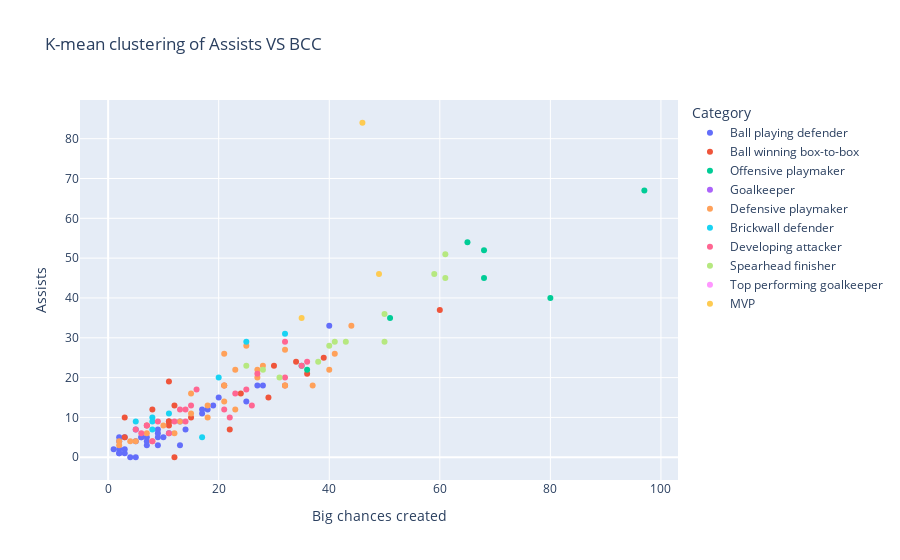

Write notebook code for a chart like this one.
### Code cell
fig = px.scatter(df,x='Big chances created',y='Assists',color='Category',hover_name='Name', title="K-mean clustering of Assists VS BCC")
fig.update_traces(textposition='bottom left')
fig.show()

### Figure 1 — Plotly figure (JSON) as saved in the notebook; plotly's stock layout.template omitted (floating-point values rounded to 4 significant figures)
{"data": [{"hovertemplate": "<b>%{hovertext}</b><br><br>Category=Ball playing defender<br>Big chances created=%{x}<br>Assists=%{y}<extra></extra>", "hovertext": ["Héctor Bellerín", "Calum Chambers", "Neil Taylor", "Ahmed El Mohamady", "Lewis Dunk", "Matthew Lowton", "James Tarkowski", "Ben Mee", "Erik Pieters", "Marcos Alonso", "Kurt Zouma", "Joel Ward", "Patrick van Aanholt", "Mamadou Sakho", "Martin Kelly", "Michael Keane", "Wes Morgan", "Christian Fuchs", "Virgil van Dijk", "Andrew Robertson", "Nathan Aké", "John Stones", "Nicolás Otamendi", "Phil Jones", "Harry Maguire", "Chris Smalling", "Luke Shaw", "Ciaran Clark", "Paul Dummett", "Jamaal Lascelles", "Federico Fernández", "DeAndre Yedlin", "Toby Alderweireld", "Ben Davies", "Kieran Gibbs", "Aaron Cresswell", "Angelo Ogbonna"], "legendgroup": "Ball playing defender", "marker": {"color": "#636efa", "symbol": "circle"}, "mode": "markers", "name": "Ball playing defender", "orientation": "v", "showlegend": true, "textposition": "bottom left", "type": "scatter", "x": [28, 9, 6, 19, 3, 18, 7, 7, 17, 17, 2, 9, 25, 2, 2, 7, 1, 11, 13, 40, 9, 5, 3, 11, 9, 3, 14, 10, 4, 2, 5, 6, 5, 20, 13, 27, 2], "xaxis": "x", "y": [18, 3, 5, 13, 5, 12, 3, 4, 11, 12, 4, 5, 14, 2, 5, 5, 2, 9, 3, 33, 6, 0, 1, 6, 7, 2, 7, 5, 0, 1, 7, 5, 4, 15, 9, 18, 1], "yaxis": "y"}, {"hovertemplate": "<b>%{hovertext}</b><br><br>Category=Ball winning box-to-box<br>Big chances created=%{x}<br>Assists=%{y}<extra></extra>", "hovertext": ["David Luiz", "Granit Xhaka", "Jack Cork", "Ashley Westwood", "N'Golo Kanté", "Cheikhou Kouyaté", "James McArthur", "James McCarthy", "Séamus Coleman", "Fabian Delph", "Marc Albrighton", "Wilfred Ndidi", "Fernandinho", "Nemanja Matic", "Jonjo Shelvey", "Ryan Bertrand", "Oriol Romeu", "Eric Dier", "Moussa Sissoko", "Jake Livermore", "Jack Wilshere"], "legendgroup": "Ball winning box-to-box", "marker": {"color": "#EF553B", "symbol": "circle"}, "mode": "markers", "name": "Ball winning box-to-box", "orientation": "v", "showlegend": true, "textposition": "bottom left", "type": "scatter", "x": [22, 12, 11, 39, 15, 3, 21, 8, 36, 7, 60, 3, 24, 11, 30, 29, 12, 11, 34, 11, 32], "xaxis": "x", "y": [7, 13, 9, 25, 10, 10, 18, 12, 21, 8, 37, 5, 16, 19, 23, 15, 0, 8, 24, 9, 18], "yaxis": "y"}, {"hovertemplate": "<b>%{hovertext}</b><br><br>Category=Offensive playmaker<br>Big chances created=%{x}<br>Assists=%{y}<extra></extra>", "hovertext": ["Mesut Özil", "Willian", "Gylfi Sigurdsson", "Kevin De Bruyne", "Riyad Mahrez", "Juan Mata", "James Ward-Prowse", "Robert Snodgrass"], "legendgroup": "Offensive playmaker", "marker": {"color": "#00cc96", "symbol": "circle"}, "mode": "markers", "name": "Offensive playmaker", "orientation": "v", "showlegend": true, "textposition": "bottom left", "type": "scatter", "x": [65, 51, 68, 97, 80, 68, 36, 35], "xaxis": "x", "y": [54, 35, 45, 67, 40, 52, 22, 23], "yaxis": "y"}, {"hovertemplate": "<b>%{hovertext}</b><br><br>Category=Goalkeeper<br>Big chances created=%{x}<br>Assists=%{y}<extra></extra>", "hovertext": ["Tom Heaton", "Mat Ryan", "Jordan Pickford", "Adrián", "Ederson", "Scott Carson", "Fraser Forster", "John Ruddy"], "legendgroup": "Goalkeeper", "marker": {"color": "#ab63fa", "symbol": "circle"}, "mode": "markers", "name": "Goalkeeper", "orientation": "v", "showlegend": true, "textposition": "bottom left", "type": "scatter", "x": [null, null, null, null, null, null, null, null], "xaxis": "x", "y": [0, 0, 0, 0, 1, 2, 0, 0], "yaxis": "y"}, {"hovertemplate": "<b>%{hovertext}</b><br><br>Category=Defensive playmaker<br>Big chances created=%{x}<br>Assists=%{y}<extra></extra>", "hovertext": ["Adam Lallana", "Robbie Brady", "Ross Barkley", "Luka Milivojevic", "Andros Townsend", "Jeffrey Schlupp", "Tom Davies", "Abdoulaye Doucouré", "Demarai Gray", "Georginio Wijnaldum", "Alex Oxlade-Chamberlain", "Xherdan Shaqiri", "Ilkay Gündogan", "Bernardo Silva", "Paul Pogba", "Jesse Lingard", "Matt Ritchie", "Jeff Hendrick", "Ryan Fraser", "Jack Rodwell", "Nathan Redmond", "Erik Lamela", "Dele Alli", "Pierre-Emile Højbjerg", "Matt Phillips", "Manuel Lanzini", "Declan Rice", "Michail Antonio"], "legendgroup": "Defensive playmaker", "marker": {"color": "#FFA15A", "symbol": "circle"}, "mode": "markers", "name": "Defensive playmaker", "orientation": "v", "showlegend": true, "textposition": "bottom left", "type": "scatter", "x": [25, 23, 32, 8, 40, 10, 5, 15, 13, 15, 27, 32, 12, 21, 21, 18, 27, 7, 41, 2, 37, 28, 44, 4, 23, 18, 2, 21], "xaxis": "x", "y": [28, 12, 27, 4, 22, 8, 4, 11, 9, 16, 22, 18, 6, 18, 26, 10, 20, 6, 26, 4, 18, 23, 33, 4, 22, 13, 3, 14], "yaxis": "y"}, {"hovertemplate": "<b>%{hovertext}</b><br><br>Category=Brickwall defender<br>Big chances created=%{x}<br>Assists=%{y}<extra></extra>", "hovertext": ["Phil Bardsley", "César Azpilicueta", "James Tomkins", "Scott Dann", "Gary Cahill", "Jonny Evans", "Kyle Walker", "Phil Jagielka", "Branislav Ivanovic"], "legendgroup": "Brickwall defender", "marker": {"color": "#19d3f3", "symbol": "circle"}, "mode": "markers", "name": "Brickwall defender", "orientation": "v", "showlegend": true, "textposition": "bottom left", "type": "scatter", "x": [17, 32, 8, 11, 8, 5, 25, 8, 20], "xaxis": "x", "y": [5, 31, 7, 11, 10, 9, 29, 9, 20], "yaxis": "y"}, {"hovertemplate": "<b>%{hovertext}</b><br><br>Category=Developing attacker<br>Big chances created=%{x}<br>Assists=%{y}<extra></extra>", "hovertext": ["Chris Wood", "Ashley Barnes", "Jay Rodriguez", "Jordan Ayew", "Wilfried Zaha", "Connor Wickham", "Yannick Bolasie", "Richarlison", "Dominic Calvert-Lewin", "Alex Iwobi", "Kelechi Iheanacho", "Ayoze Pérez", "Gabriel Jesus", "Anthony Martial", "Marcus Rashford", "Dwight Gayle", "Callum Wilson", "Danny Ings", "Son Heung-Min", "Gareth Bale", "Charlie Austin", "Adama Traoré"], "legendgroup": "Developing attacker", "marker": {"color": "#FF6692", "symbol": "circle"}, "mode": "markers", "name": "Developing attacker", "orientation": "v", "showlegend": true, "textposition": "bottom left", "type": "scatter", "x": [8, 11, 14, 12, 36, 5, 25, 22, 9, 23, 15, 26, 16, 35, 27, 6, 21, 14, 32, 32, 7, 13], "xaxis": "x", "y": [4, 6, 12, 9, 24, 7, 17, 10, 9, 16, 13, 13, 17, 23, 21, 6, 12, 9, 29, 20, 8, 12], "yaxis": "y"}, {"hovertemplate": "<b>%{hovertext}</b><br><br>Category=Spearhead finisher<br>Big chances created=%{x}<br>Assists=%{y}<extra></extra>", "hovertext": ["Olivier Giroud", "Christian Benteke", "Theo Walcott", "Jamie Vardy", "Roberto Firmino", "Sadio Mané", "Mohamed Salah", "Raheem Sterling", "Sergio Agüero", "Andy Carroll", "Shane Long", "Harry Kane"], "legendgroup": "Spearhead finisher", "marker": {"color": "#B6E880", "symbol": "circle"}, "mode": "markers", "name": "Spearhead finisher", "orientation": "v", "showlegend": true, "textposition": "bottom left", "type": "scatter", "x": [40, 31, 61, 50, 50, 43, 41, 61, 59, 28, 25, 38], "xaxis": "x", "y": [28, 20, 51, 29, 36, 29, 29, 45, 46, 22, 23, 24], "yaxis": "y"}, {"hovertemplate": "<b>%{hovertext}</b><br><br>Category=Top performing goalkeeper<br>Big chances created=%{x}<br>Assists=%{y}<extra></extra>", "hovertext": ["Wayne Hennessey", "Kasper Schmeichel", "David de Gea", "Hugo Lloris", "Joe Hart", "Lukasz Fabianski"], "legendgroup": "Top performing goalkeeper", "marker": {"color": "#FF97FF", "symbol": "circle"}, "mode": "markers", "name": "Top performing goalkeeper", "orientation": "v", "showlegend": true, "textposition": "bottom left", "type": "scatter", "x": [null, null, null, null, null, null], "xaxis": "x", "y": [1, 0, 0, 0, 1, 2], "yaxis": "y"}, {"hovertemplate": "<b>%{hovertext}</b><br><br>Category=MVP<br>Big chances created=%{x}<br>Assists=%{y}<extra></extra>", "hovertext": ["James Milner", "Jordan Henderson", "Mark Noble"], "legendgroup": "MVP", "marker": {"color": "#FECB52", "symbol": "circle"}, "mode": "markers", "name": "MVP", "orientation": "v", "showlegend": true, "textposition": "bottom left", "type": "scatter", "x": [46, 49, 35], "xaxis": "x", "y": [84, 46, 35], "yaxis": "y"}], "layout": {"legend": {"title": {"text": "Category"}, "tracegroupgap": 0}, "title": {"text": "K-mean clustering of Assists VS BCC"}, "xaxis": {"anchor": "y", "domain": [0, 1], "title": {"text": "Big chances created"}}, "yaxis": {"anchor": "x", "domain": [0, 1], "title": {"text": "Assists"}}}}
